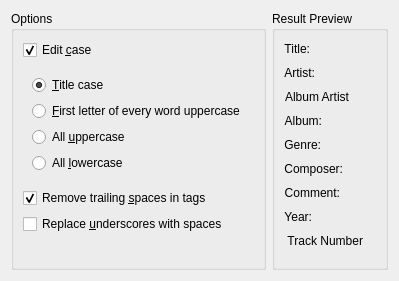
<?xml version="1.0" encoding="UTF-8"?>
<ui version="4.0">
 <class>TagGuessOptions</class>
 <widget class="QWidget" name="TagGuessOptions">
  <property name="geometry">
   <rect>
    <x>0</x>
    <y>0</y>
    <width>374</width>
    <height>238</height>
   </rect>
  </property>
  <layout class="QHBoxLayout" name="horizontalLayout" stretch="0,1">
   <item>
    <widget class="QGroupBox" name="optionsFrame">
     <property name="title">
      <string>Options</string>
     </property>
     <layout class="QVBoxLayout" name="verticalLayout">
      <item>
       <widget class="QCheckBox" name="cbCase">
        <property name="text">
         <string>Edit &amp;case</string>
        </property>
        <property name="checked">
         <bool>true</bool>
        </property>
       </widget>
      </item>
      <item>
       <widget class="QWidget" name="caseContainer" native="true">
        <layout class="QVBoxLayout" name="verticalLayout_2">
         <item>
          <widget class="QRadioButton" name="rbTitleCase">
           <property name="text">
            <string>&amp;Title case</string>
           </property>
           <property name="checked">
            <bool>true</bool>
           </property>
          </widget>
         </item>
         <item>
          <widget class="QRadioButton" name="rbFirstLetter">
           <property name="text">
            <string>&amp;First letter of every word uppercase</string>
           </property>
          </widget>
         </item>
         <item>
          <widget class="QRadioButton" name="rbAllUpper">
           <property name="text">
            <string>All &amp;uppercase</string>
           </property>
          </widget>
         </item>
         <item>
          <widget class="QRadioButton" name="rbAllLower">
           <property name="text">
            <string>All &amp;lowercase</string>
           </property>
          </widget>
         </item>
        </layout>
       </widget>
      </item>
      <item>
       <widget class="QCheckBox" name="cbEliminateSpaces">
        <property name="text">
         <string>Remove trailing &amp;spaces in tags</string>
        </property>
        <property name="checked">
         <bool>true</bool>
        </property>
       </widget>
      </item>
      <item>
       <widget class="QCheckBox" name="cbReplaceUnderscores">
        <property name="text">
         <string>Replace &amp;underscores with spaces</string>
        </property>
       </widget>
      </item>
      <item>
       <widget class="QWidget" name="hlNestingLevel" native="true">
        <layout class="QHBoxLayout" name="horizontalLayout_4"/>
       </widget>
      </item>
     </layout>
    </widget>
   </item>
   <item>
    <widget class="QGroupBox" name="resultGroupBox">
     <property name="title">
      <string>Result Preview</string>
     </property>
     <layout class="QFormLayout" name="formLayout">
      <item row="0" column="0">
       <widget class="QLabel" name="label_21">
        <property name="text">
         <string>Title:</string>
        </property>
        <property name="alignment">
         <set>Qt::AlignRight|Qt::AlignTrailing|Qt::AlignVCenter</set>
        </property>
       </widget>
      </item>
      <item row="0" column="1">
       <widget class="QLabel" name="Title_result">
        <property name="minimumSize">
         <size>
          <width>0</width>
          <height>18</height>
         </size>
        </property>
        <property name="text">
         <string>&lt;empty&gt;</string>
        </property>
        <property name="alignment">
         <set>Qt::AlignLeading|Qt::AlignLeft|Qt::AlignVCenter</set>
        </property>
       </widget>
      </item>
      <item row="1" column="0">
       <widget class="QLabel" name="label_22">
        <property name="text">
         <string>Artist:</string>
        </property>
        <property name="alignment">
         <set>Qt::AlignRight|Qt::AlignTrailing|Qt::AlignVCenter</set>
        </property>
       </widget>
      </item>
      <item row="1" column="1">
       <widget class="QLabel" name="Artist_result">
        <property name="minimumSize">
         <size>
          <width>0</width>
          <height>18</height>
         </size>
        </property>
        <property name="text">
         <string>&lt;empty&gt;</string>
        </property>
        <property name="alignment">
         <set>Qt::AlignLeading|Qt::AlignLeft|Qt::AlignVCenter</set>
        </property>
       </widget>
      </item>
      <item row="5" column="0">
       <widget class="QLabel" name="label_23">
        <property name="text">
         <string>Composer:</string>
        </property>
        <property name="alignment">
         <set>Qt::AlignRight|Qt::AlignTrailing|Qt::AlignVCenter</set>
        </property>
       </widget>
      </item>
      <item row="5" column="1">
       <widget class="QLabel" name="Composer_result">
        <property name="minimumSize">
         <size>
          <width>0</width>
          <height>18</height>
         </size>
        </property>
        <property name="text">
         <string>&lt;empty&gt;</string>
        </property>
        <property name="alignment">
         <set>Qt::AlignLeading|Qt::AlignLeft|Qt::AlignVCenter</set>
        </property>
       </widget>
      </item>
      <item row="7" column="0">
       <widget class="QLabel" name="label_24">
        <property name="text">
         <string>Year:</string>
        </property>
        <property name="alignment">
         <set>Qt::AlignRight|Qt::AlignTrailing|Qt::AlignVCenter</set>
        </property>
       </widget>
      </item>
      <item row="7" column="1">
       <widget class="QLabel" name="Year_result">
        <property name="minimumSize">
         <size>
          <width>0</width>
          <height>18</height>
         </size>
        </property>
        <property name="text">
         <string>&lt;empty&gt;</string>
        </property>
        <property name="alignment">
         <set>Qt::AlignLeading|Qt::AlignLeft|Qt::AlignVCenter</set>
        </property>
       </widget>
      </item>
      <item row="8" column="0">
       <widget class="QLabel" name="label_25">
        <property name="text">
         <string> Track Number</string>
        </property>
        <property name="alignment">
         <set>Qt::AlignRight|Qt::AlignTrailing|Qt::AlignVCenter</set>
        </property>
       </widget>
      </item>
      <item row="8" column="1">
       <widget class="QLabel" name="Track_result">
        <property name="minimumSize">
         <size>
          <width>0</width>
          <height>18</height>
         </size>
        </property>
        <property name="text">
         <string>&lt;empty&gt;</string>
        </property>
        <property name="alignment">
         <set>Qt::AlignLeading|Qt::AlignLeft|Qt::AlignVCenter</set>
        </property>
       </widget>
      </item>
      <item row="2" column="1">
       <widget class="QLabel" name="AlbumArtist_result">
        <property name="minimumSize">
         <size>
          <width>0</width>
          <height>18</height>
         </size>
        </property>
        <property name="text">
         <string>&lt;empty&gt;</string>
        </property>
        <property name="alignment">
         <set>Qt::AlignLeading|Qt::AlignLeft|Qt::AlignVCenter</set>
        </property>
       </widget>
      </item>
      <item row="2" column="0">
       <widget class="QLabel" name="label_29">
        <property name="minimumSize">
         <size>
          <width>0</width>
          <height>18</height>
         </size>
        </property>
        <property name="text">
         <string>Album Artist</string>
        </property>
        <property name="alignment">
         <set>Qt::AlignRight|Qt::AlignTrailing|Qt::AlignVCenter</set>
        </property>
       </widget>
      </item>
      <item row="6" column="0">
       <widget class="QLabel" name="label_27">
        <property name="text">
         <string>Comment:</string>
        </property>
        <property name="alignment">
         <set>Qt::AlignRight|Qt::AlignTrailing|Qt::AlignVCenter</set>
        </property>
       </widget>
      </item>
      <item row="6" column="1">
       <widget class="QLabel" name="Comment_result">
        <property name="minimumSize">
         <size>
          <width>0</width>
          <height>18</height>
         </size>
        </property>
        <property name="text">
         <string>&lt;empty&gt;</string>
        </property>
        <property name="alignment">
         <set>Qt::AlignLeading|Qt::AlignLeft|Qt::AlignVCenter</set>
        </property>
       </widget>
      </item>
      <item row="3" column="0">
       <widget class="QLabel" name="label_26">
        <property name="text">
         <string>Album:</string>
        </property>
        <property name="alignment">
         <set>Qt::AlignRight|Qt::AlignTrailing|Qt::AlignVCenter</set>
        </property>
       </widget>
      </item>
      <item row="3" column="1">
       <widget class="QLabel" name="Album_result">
        <property name="minimumSize">
         <size>
          <width>0</width>
          <height>18</height>
         </size>
        </property>
        <property name="text">
         <string>&lt;empty&gt;</string>
        </property>
        <property name="alignment">
         <set>Qt::AlignLeading|Qt::AlignLeft|Qt::AlignVCenter</set>
        </property>
       </widget>
      </item>
      <item row="4" column="0">
       <widget class="QLabel" name="label_28">
        <property name="text">
         <string>Genre:</string>
        </property>
        <property name="alignment">
         <set>Qt::AlignRight|Qt::AlignTrailing|Qt::AlignVCenter</set>
        </property>
       </widget>
      </item>
      <item row="4" column="1">
       <widget class="QLabel" name="Genre_result">
        <property name="minimumSize">
         <size>
          <width>0</width>
          <height>18</height>
         </size>
        </property>
        <property name="text">
         <string>&lt;empty&gt;</string>
        </property>
        <property name="alignment">
         <set>Qt::AlignLeading|Qt::AlignLeft|Qt::AlignVCenter</set>
        </property>
       </widget>
      </item>
     </layout>
    </widget>
   </item>
  </layout>
 </widget>
 <customwidgets>
  <customwidget>
   <class>QGroupBox</class>
   <extends>QGroupBox</extends>
   <header>qgroupbox.h</header>
   <container>1</container>
  </customwidget>
 </customwidgets>
 <resources/>
 <connections/>
</ui>
